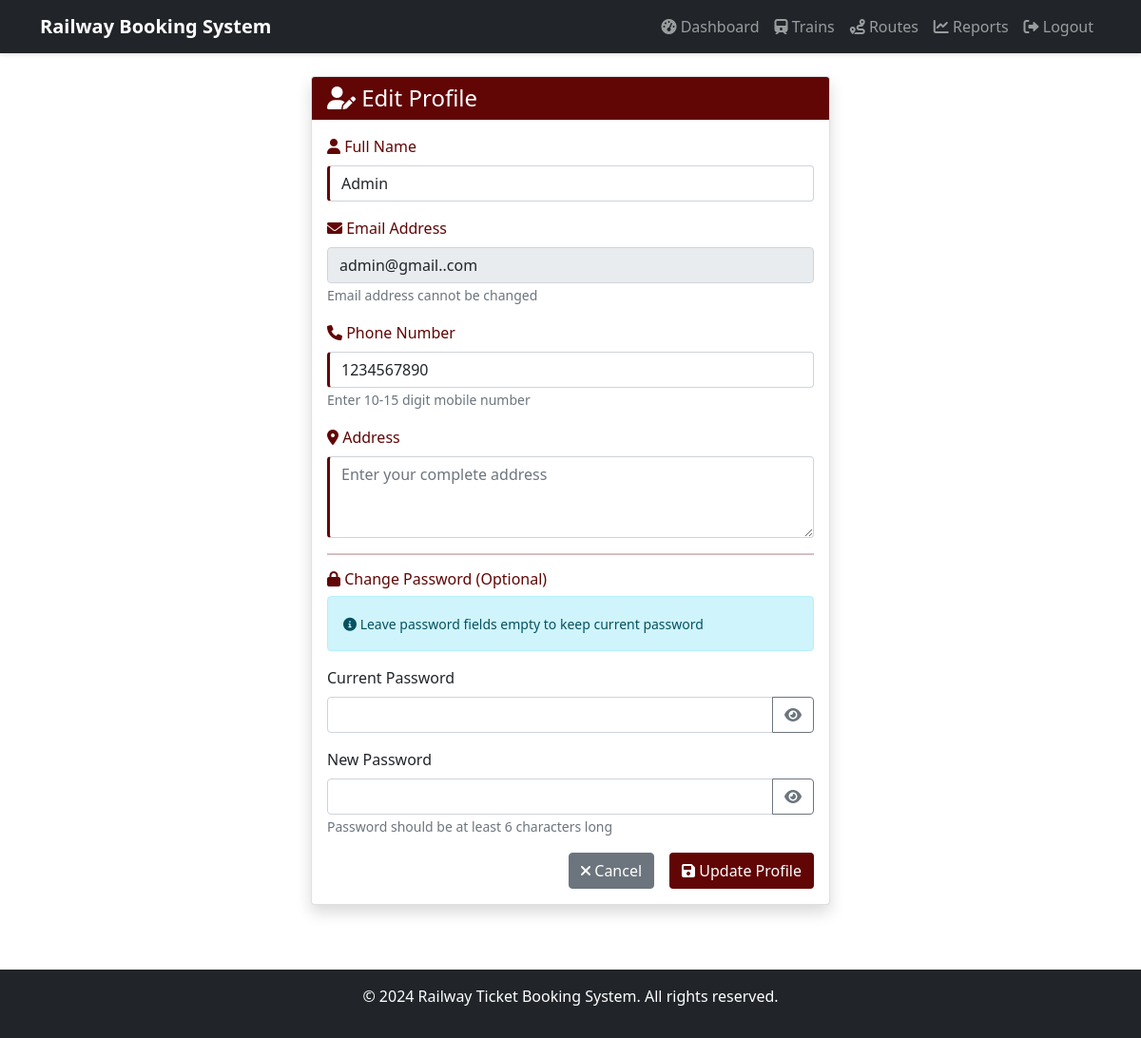
The page /user/edit_profile.php (signed in) on the database its author committed.
### tables this page shows
CREATE TABLE users (
    id INT PRIMARY KEY AUTO_INCREMENT,
    name VARCHAR(100) NOT NULL,
    email VARCHAR(100) UNIQUE NOT NULL,
    password VARCHAR(255) NOT NULL,
    phone VARCHAR(15),
    address TEXT,
    role ENUM('user', 'admin') DEFAULT 'user',
    created_at TIMESTAMP DEFAULT CURRENT_TIMESTAMP
);

### user/edit_profile.php (the view, shortened to what this page needs)
<?php
require_once '../config/database.php';
$stmt = $pdo->prepare("SELECT * FROM users WHERE id = ?");
$stmt->execute([$_SESSION['user_id']]);
$user = $stmt->fetch();
?>
<?php include '../includes/header.php'; ?>
<?php include '../includes/navbar.php'; ?>
<div class="container mt-4">
    <div class="row justify-content-center">
        <div class="col-md-6">
            <div class="card shadow">
                <div class="card-header" style="background-color: #610505; color: white;">
                    <h4 class="mb-0"><i class="fas fa-user-edit"></i> Edit Profile</h4>
                </div>
                <div class="card-body">
                    <form method="POST" action="" id="editProfileForm">
                        <div class="mb-3">
                            <label class="form-label" style="color: #610505; font-weight: 500;">
                                <i class="fas fa-user"></i> Full Name
                            </label>
                            <input type="text" name="name" class="form-control"
                                   value="<?php echo htmlspecialchars($user['name']); ?>"
                                   required style="border-left: 3px solid #610505;">
                        </div>
                        <div class="mb-3">
                            <label class="form-label" style="color: #610505; font-weight: 500;">
                                <i class="fas fa-envelope"></i> Email Address
                            </label>
                            <input type="email" class="form-control"
                                   value="<?php echo htmlspecialchars($user['email']); ?>"
                                   disabled style="background-color: #e9ecef;">
                            <small class="text-muted">Email address cannot be changed</small>
                        </div>
                        <div class="mb-3">
                            <label class="form-label" style="color: #610505; font-weight: 500;">
                                <i class="fas fa-phone"></i> Phone Number
                            </label>
                            <input type="tel" name="phone" class="form-control"
                                   value="<?php echo htmlspecialchars($user['phone']); ?>"
                                   pattern="[0-9]{10,15}"
                                   placeholder="Enter your phone number"
                                   style="border-left: 3px solid #610505;">
                            <small class="text-muted">Enter 10-15 digit mobile number</small>
                        </div>
                        <div class="mb-3">
                            <label class="form-label" style="color: #610505; font-weight: 500;">
                                <i class="fas fa-map-marker-alt"></i> Address
                            </label>
                            <textarea name="address" class="form-control" rows="3"
                                      placeholder="Enter your complete address"
                                      style="border-left: 3px solid #610505;"><?php echo htmlspecialchars($user['address']); ?></textarea>
                        </div>
                        <hr style="border-top: 2px solid #610505;">
                        <div class="mb-3">
                            <h6 style="color: #610505;">
                                <i class="fas fa-lock"></i> Change Password (Optional)
                            </h6>
                            <div class="alert alert-info" role="alert">
                                <small>
                                    <i class="fas fa-info-circle"></i>
                                    Leave password fields empty to keep current password
                                </small>
                            </div>
                        </div>
                        <div class="mb-3">
                            <label class="form-label">Current Password</label>
                            <div class="input-group">
                                <input type="password" name="current_password" id="current_password" class="form-control">
                                <button type="button" class="btn btn-outline-secondary toggle-password" data-target="current_password">
                                    <i class="fas fa-eye"></i>
                                </button>
                            </div>
                        </div>
                        <div class="mb-3">
                            <label class="form-label">New Password</label>
                            <div class="input-group">
                                <input type="password" name="new_password" id="new_password" class="form-control">
                                <button type="button" class="btn btn-outline-secondary toggle-password" data-target="new_password">
                                    <i class="fas fa-eye"></i>
                                </button>
                            </div>
                            <small class="text-muted">Password should be at least 6 characters long</small>
                        </div>
                        <div class="d-grid gap-2 d-md-flex justify-content-md-end">
                            <a href="profile.php" class="btn btn-secondary me-md-2">
                                <i class="fas fa-times"></i> Cancel
                            </a>
                            <button type="submit" class="btn" style="background-color: #610505; color: white;">
                                <i class="fas fa-save"></i> Update Profile
                            </button>
                        </div>
                    </form>
                </div>
            </div>
        </div>
    </div>
</div>
<?php include '../includes/footer.php'; ?>

### assets/css/style.css (style rules this page uses)
body { display: grid; grid-template-rows: auto 1fr auto; min-height: 100vh; margin: 0; }
.card { transition: transform 0.3s ease; margin-bottom: 20px; }

### user/edit_profile.php (style rules this page uses)
.card-header[style*="background-color: #610505"] { border-bottom: none; }
.alert { animation: slideDown 0.5s ease; }
.toggle-password { cursor: pointer; }

### rows shown on the page
users: name "Admin", email "admin@gmail..com", phone "1234567890"
